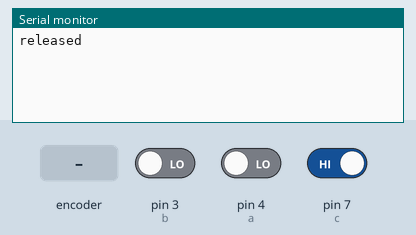
A sketch run on a simulated Arduino Uno, built with avr-gcc and run on an emulated ATmega328P. Shown: the last lines printed to the serial monitor. The inputs (shaded band) are chosen by the test bench; at power-on: pin 7 (c) HIGH, pin 3 (b) LOW, pin 4 (a) LOW.

Above: at 1.2 s.
1.3 s: rotary encoder on pin 4 (a) / pin 3 (b) turned 1 step (first pin leading)
At 2.3 s:
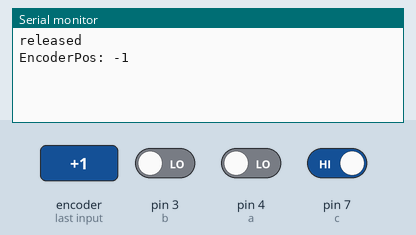
3.0 s: pin 7 (c) driven LOW
At 4.1 s:
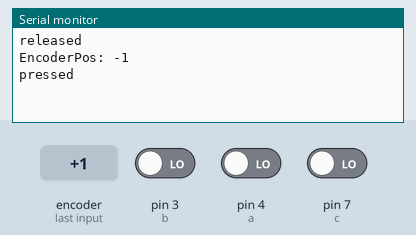
4.5 s: rotary encoder on pin 4 (a) / pin 3 (b) turned 1 step (first pin leading)
At 5.9 s:
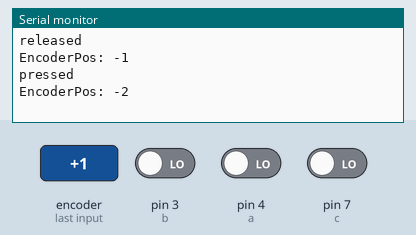

Measured:
- after the input at 1.3 s, the serial monitor: prints a new line after 0.05 s (image 1)
- after the input at 3.0 s, the serial monitor: prints a new line at once (image 2)
- after the input at 4.5 s, the serial monitor: prints a new line after 0.05 s (image 3)

The sketch:

RotatoryEncoder.ino
```cpp
int a = 4;
int b = 3;
int c = 7;
bool stateC;
bool lastC = LOW;
int pos = 0;
bool al = LOW;
bool n = LOW;


void setup()
{
  pinMode(c,INPUT);
  pinMode(a,INPUT);
  pinMode(b,INPUT);
  Serial.begin(115200);
}

void loop()
{
  stateC = digitalRead(c);
  if ((stateC == LOW) && (lastC == HIGH)){Serial.println("pressed");}else
  if ((stateC == HIGH) && (lastC == LOW))Serial.println("released");
  n = digitalRead(a);


  if ((al == LOW) && (n == HIGH))
  {

    if (digitalRead(b) == LOW)
    {
      pos--;
    }
    else
    {
      pos++;
    }

  Serial.print ("EncoderPos: ");
  Serial.println (pos);
  }

  al = n;
  lastC = stateC;
  delay(1.5);

}
```
